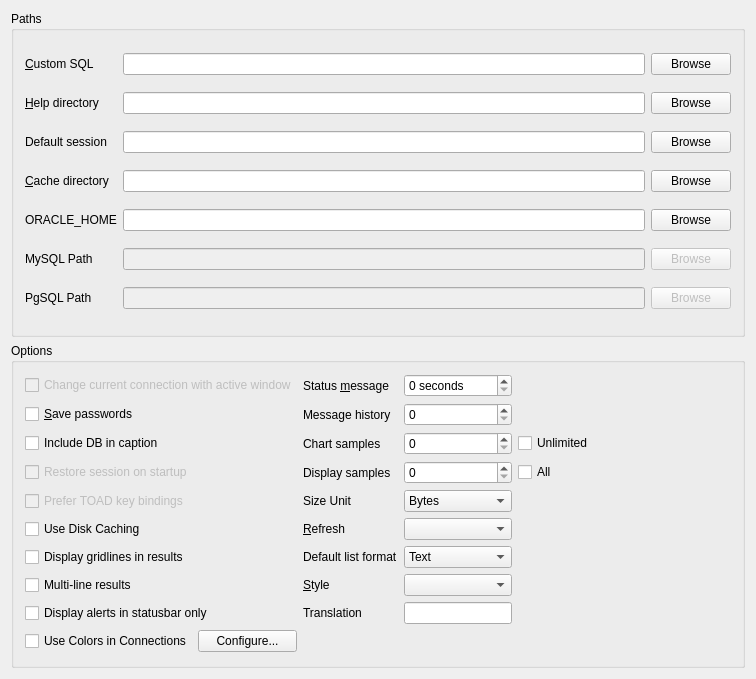
<?xml version="1.0" encoding="UTF-8"?>
<ui version="4.0">
 <class>toGlobalSettingUI</class>
 <widget class="QWidget" name="toGlobalSettingUI">
  <property name="geometry">
   <rect>
    <x>0</x>
    <y>0</y>
    <width>756</width>
    <height>679</height>
   </rect>
  </property>
  <property name="windowTitle">
   <string>toGlobalSettingUI</string>
  </property>
  <layout class="QGridLayout" name="gridLayout1">
   <item row="0" column="0">
    <widget class="QGroupBox" name="GroupBox2">
     <property name="title">
      <string>Paths</string>
     </property>
     <layout class="QGridLayout" name="gridLayout2">
      <property name="margin">
       <number>11</number>
      </property>
      <property name="spacing">
       <number>6</number>
      </property>
      <item row="6" column="1">
       <widget class="QLineEdit" name="MysqlHome">
        <property name="enabled">
         <bool>false</bool>
        </property>
       </widget>
      </item>
      <item row="7" column="1">
       <widget class="QLineEdit" name="PgsqlHome">
        <property name="enabled">
         <bool>false</bool>
        </property>
       </widget>
      </item>
      <item row="6" column="2">
       <widget class="QPushButton" name="MySQLHomeBrowse">
        <property name="enabled">
         <bool>false</bool>
        </property>
        <property name="text">
         <string>Browse</string>
        </property>
       </widget>
      </item>
      <item row="0" column="0">
       <widget class="QLabel" name="TextLabel5">
        <property name="text">
         <string>&amp;Custom SQL</string>
        </property>
        <property name="wordWrap">
         <bool>false</bool>
        </property>
        <property name="buddy">
         <cstring>CustomSQL</cstring>
        </property>
       </widget>
      </item>
      <item row="0" column="2">
       <widget class="QPushButton" name="SQLBrowse">
        <property name="text">
         <string>Browse</string>
        </property>
       </widget>
      </item>
      <item row="5" column="1">
       <widget class="QLineEdit" name="OracleHome"/>
      </item>
      <item row="0" column="1">
       <widget class="QLineEdit" name="CustomSQL"/>
      </item>
      <item row="4" column="2">
       <widget class="QPushButton" name="CacheBrowse">
        <property name="text">
         <string>Browse</string>
        </property>
       </widget>
      </item>
      <item row="4" column="1">
       <widget class="QLineEdit" name="CacheDir"/>
      </item>
      <item row="4" column="0">
       <widget class="QLabel" name="CacheLabel">
        <property name="toolTip">
         <string>Directory where to place cached dataaseinformation.</string>
        </property>
        <property name="text">
         <string>&amp;Cache directory</string>
        </property>
        <property name="wordWrap">
         <bool>false</bool>
        </property>
        <property name="buddy">
         <cstring>CacheDir</cstring>
        </property>
       </widget>
      </item>
      <item row="1" column="0">
       <widget class="QLabel" name="PluginLabel_2">
        <property name="toolTip">
         <string>Directory where to find help files.</string>
        </property>
        <property name="text">
         <string>&amp;Help directory</string>
        </property>
        <property name="wordWrap">
         <bool>false</bool>
        </property>
        <property name="buddy">
         <cstring>HelpDirectory</cstring>
        </property>
       </widget>
      </item>
      <item row="1" column="1">
       <widget class="QLineEdit" name="HelpDirectory"/>
      </item>
      <item row="1" column="2">
       <widget class="QPushButton" name="HelpBrowse">
        <property name="text">
         <string>Browse</string>
        </property>
       </widget>
      </item>
      <item row="2" column="0">
       <widget class="QLabel" name="PluginLabel_2_2">
        <property name="toolTip">
         <string>Default session to use when saving a session.</string>
        </property>
        <property name="text">
         <string>Default session</string>
        </property>
        <property name="wordWrap">
         <bool>false</bool>
        </property>
        <property name="buddy">
         <cstring>DefaultSession</cstring>
        </property>
       </widget>
      </item>
      <item row="2" column="1">
       <widget class="QLineEdit" name="DefaultSession"/>
      </item>
      <item row="2" column="2">
       <widget class="QPushButton" name="HelpBrowse_2">
        <property name="text">
         <string>Browse</string>
        </property>
       </widget>
      </item>
      <item row="5" column="2">
       <widget class="QPushButton" name="OracleHomeBrowse">
        <property name="text">
         <string>Browse</string>
        </property>
       </widget>
      </item>
      <item row="7" column="2">
       <widget class="QPushButton" name="PgSQLHomeBrowse">
        <property name="enabled">
         <bool>false</bool>
        </property>
        <property name="text">
         <string>Browse</string>
        </property>
       </widget>
      </item>
      <item row="5" column="0">
       <widget class="QLabel" name="label_3">
        <property name="toolTip">
         <string>Oracle client installation directory
Also applies for Oracle Instant Client</string>
        </property>
        <property name="whatsThis">
         <string/>
        </property>
        <property name="text">
         <string>ORACLE_HOME</string>
        </property>
        <property name="buddy">
         <cstring>OracleHome</cstring>
        </property>
       </widget>
      </item>
      <item row="7" column="0">
       <widget class="QLabel" name="label_4">
        <property name="toolTip">
         <string>Directory where PgSQL client is installed
(should have subdirs &quot;lib&quot; and &quot;bin&quot;)

Tora searches for:
bin\ssleay32.dll
lib\libpq.dll</string>
        </property>
        <property name="text">
         <string>PgSQL Path</string>
        </property>
        <property name="buddy">
         <cstring>PgsqlHome</cstring>
        </property>
       </widget>
      </item>
      <item row="6" column="0">
       <widget class="QLabel" name="label_5">
        <property name="toolTip">
         <string>Directory where MySQL client is installed
(should have subdir &quot;lib&quot;)</string>
        </property>
        <property name="whatsThis">
         <string/>
        </property>
        <property name="text">
         <string>MySQL Path</string>
        </property>
        <property name="buddy">
         <cstring>MysqlHome</cstring>
        </property>
       </widget>
      </item>
     </layout>
    </widget>
   </item>
   <item row="1" column="0">
    <widget class="QGroupBox" name="OptionGroup">
     <property name="title">
      <string>Options</string>
     </property>
     <layout class="QGridLayout" name="gridLayout">
      <item row="6" column="2">
       <widget class="QComboBox" name="DefaultFormat">
        <item>
         <property name="text">
          <string>Text</string>
         </property>
        </item>
        <item>
         <property name="text">
          <string>Tab delimited</string>
         </property>
        </item>
        <item>
         <property name="text">
          <string>CSV</string>
         </property>
        </item>
        <item>
         <property name="text">
          <string>HTML</string>
         </property>
        </item>
       </widget>
      </item>
      <item row="6" column="1">
       <widget class="QLabel" name="TextLabel2">
        <property name="text">
         <string>Default list format</string>
        </property>
        <property name="wordWrap">
         <bool>false</bool>
        </property>
        <property name="buddy">
         <cstring>DefaultFormat</cstring>
        </property>
       </widget>
      </item>
      <item row="0" column="1">
       <widget class="QLabel" name="StatusLabel">
        <property name="toolTip">
         <string>The time in seconds temporary messages will be displayed in the status bar. 0 means keep.</string>
        </property>
        <property name="text">
         <string>Status &amp;message</string>
        </property>
        <property name="wordWrap">
         <bool>false</bool>
        </property>
        <property name="buddy">
         <cstring>StatusMessage</cstring>
        </property>
       </widget>
      </item>
      <item row="1" column="1">
       <widget class="QLabel" name="TextLabel3_2">
        <property name="toolTip">
         <string>Number of status messages to save in the message history.</string>
        </property>
        <property name="text">
         <string>Message history</string>
        </property>
        <property name="wordWrap">
         <bool>false</bool>
        </property>
        <property name="buddy">
         <cstring>HistorySize</cstring>
        </property>
       </widget>
      </item>
      <item row="5" column="1">
       <widget class="QLabel" name="RefreshLabel">
        <property name="toolTip">
         <string>Default refreshtime in tools.</string>
        </property>
        <property name="text">
         <string>&amp;Refresh</string>
        </property>
        <property name="wordWrap">
         <bool>false</bool>
        </property>
        <property name="buddy">
         <cstring>Refresh</cstring>
        </property>
       </widget>
      </item>
      <item row="2" column="0">
       <widget class="QCheckBox" name="IncludeDbCaption">
        <property name="toolTip">
         <string>Include database connection in window captions</string>
        </property>
        <property name="text">
         <string>Include DB in caption</string>
        </property>
       </widget>
      </item>
      <item row="1" column="0">
       <widget class="QCheckBox" name="SavePassword">
        <property name="toolTip">
         <string>Remember the last password you used to connect.
Will leave the password unencrypted in the config file.</string>
        </property>
        <property name="text">
         <string>&amp;Save passwords</string>
        </property>
        <property name="shortcut">
         <string>Alt+S</string>
        </property>
       </widget>
      </item>
      <item row="0" column="0">
       <widget class="QCheckBox" name="ChangeConnection">
        <property name="enabled">
         <bool>false</bool>
        </property>
        <property name="toolTip">
         <string>Change currently select connection to the connection of the new active window</string>
        </property>
        <property name="text">
         <string>Change current connection with active window</string>
        </property>
       </widget>
      </item>
      <item row="9" column="0">
       <layout class="QHBoxLayout" name="horizontalLayout">
        <item>
         <widget class="QCheckBox" name="ColorizedConnections">
          <property name="toolTip">
           <string>Show color icons for session recognition in connection GUI widgets</string>
          </property>
          <property name="text">
           <string>Use Colors in Connections</string>
          </property>
         </widget>
        </item>
        <item>
         <widget class="QPushButton" name="ColorizedConnectionsConfigure">
          <property name="text">
           <string>Configure...</string>
          </property>
         </widget>
        </item>
       </layout>
      </item>
      <item row="3" column="0">
       <widget class="QCheckBox" name="RestoreSession">
        <property name="enabled">
         <bool>false</bool>
        </property>
        <property name="text">
         <string>Restore session on startup</string>
        </property>
       </widget>
      </item>
      <item row="4" column="0">
       <widget class="QCheckBox" name="ToadBindings">
        <property name="enabled">
         <bool>false</bool>
        </property>
        <property name="toolTip">
         <string>Use TOAD keybindings instead of classic TOra.</string>
        </property>
        <property name="text">
         <string>Prefer TOAD key bindings</string>
        </property>
       </widget>
      </item>
      <item row="6" column="0">
       <widget class="QCheckBox" name="DisplayGridlines">
        <property name="toolTip">
         <string>Show grid lines in output results table.</string>
        </property>
        <property name="text">
         <string>Display gridlines in results</string>
        </property>
       </widget>
      </item>
      <item row="5" column="0">
       <widget class="QCheckBox" name="CacheDisk">
        <property name="toolTip">
         <string>Use Disk Caching of ObjectLists and Synonyms</string>
        </property>
        <property name="text">
         <string>Use Disk Caching</string>
        </property>
       </widget>
      </item>
      <item row="7" column="0">
       <widget class="QCheckBox" name="MultiLineResults">
        <property name="text">
         <string>Multi-line results</string>
        </property>
       </widget>
      </item>
      <item row="8" column="0">
       <widget class="QCheckBox" name="MessageStatusbar">
        <property name="toolTip">
         <string>Display alerts in messagebar instead of poping up a dialog with a warning.</string>
        </property>
        <property name="text">
         <string>Display alerts in statusbar only</string>
        </property>
       </widget>
      </item>
      <item row="3" column="1">
       <widget class="QLabel" name="TextLabel3_2_3_2">
        <property name="toolTip">
         <string>Number of samples to display in line and barcharts by default.</string>
        </property>
        <property name="text">
         <string>Display samples</string>
        </property>
        <property name="wordWrap">
         <bool>false</bool>
        </property>
        <property name="buddy">
         <cstring>DisplaySamples</cstring>
        </property>
       </widget>
      </item>
      <item row="2" column="3">
       <widget class="QCheckBox" name="UnlimitedSamples">
        <property name="toolTip">
         <string>Save unlimited number of samples. Can consume large amounts of memory.</string>
        </property>
        <property name="text">
         <string>Unlimited</string>
        </property>
       </widget>
      </item>
      <item row="2" column="1">
       <widget class="QLabel" name="TextLabel3_2_3">
        <property name="toolTip">
         <string>Number of samples to keep in line and barcharts by default.</string>
        </property>
        <property name="text">
         <string>Chart samples</string>
        </property>
        <property name="wordWrap">
         <bool>false</bool>
        </property>
        <property name="buddy">
         <cstring>ChartSamples</cstring>
        </property>
       </widget>
      </item>
      <item row="4" column="1">
       <widget class="QLabel" name="SizeLabel">
        <property name="toolTip">
         <string>Define the unit sizes should be displayed.</string>
        </property>
        <property name="text">
         <string>Size Unit</string>
        </property>
        <property name="wordWrap">
         <bool>false</bool>
        </property>
        <property name="buddy">
         <cstring>SizeUnit</cstring>
        </property>
       </widget>
      </item>
      <item row="7" column="2">
       <widget class="QComboBox" name="Style"/>
      </item>
      <item row="7" column="1">
       <widget class="QLabel" name="StyleLabel">
        <property name="toolTip">
         <string>The style to use for the user interface.</string>
        </property>
        <property name="text">
         <string>&amp;Style</string>
        </property>
        <property name="wordWrap">
         <bool>false</bool>
        </property>
        <property name="buddy">
         <cstring>Style</cstring>
        </property>
       </widget>
      </item>
      <item row="0" column="2">
       <widget class="QSpinBox" name="StatusMessage">
        <property name="suffix">
         <string> seconds</string>
        </property>
       </widget>
      </item>
      <item row="5" column="2">
       <widget class="QComboBox" name="Refresh"/>
      </item>
      <item row="3" column="2">
       <widget class="QSpinBox" name="DisplaySamples">
        <property name="suffix">
         <string/>
        </property>
        <property name="maximum">
         <number>1000</number>
        </property>
       </widget>
      </item>
      <item row="2" column="2">
       <widget class="QSpinBox" name="ChartSamples">
        <property name="suffix">
         <string/>
        </property>
        <property name="maximum">
         <number>1000</number>
        </property>
       </widget>
      </item>
      <item row="4" column="2">
       <widget class="QComboBox" name="SizeUnit">
        <item>
         <property name="text">
          <string>Bytes</string>
         </property>
        </item>
        <item>
         <property name="text">
          <string>KB</string>
         </property>
        </item>
        <item>
         <property name="text">
          <string>MB</string>
         </property>
        </item>
       </widget>
      </item>
      <item row="8" column="2">
       <widget class="QLineEdit" name="Translation">
        <property name="sizePolicy">
         <sizepolicy hsizetype="Fixed" vsizetype="Fixed">
          <horstretch>0</horstretch>
          <verstretch>0</verstretch>
         </sizepolicy>
        </property>
       </widget>
      </item>
      <item row="8" column="1">
       <widget class="QLabel" name="LocaleLabel">
        <property name="sizePolicy">
         <sizepolicy hsizetype="Fixed" vsizetype="Fixed">
          <horstretch>0</horstretch>
          <verstretch>0</verstretch>
         </sizepolicy>
        </property>
        <property name="toolTip">
         <string>Which translation locale to use for this program. Must restart to have effect.</string>
        </property>
        <property name="text">
         <string>Translation</string>
        </property>
        <property name="wordWrap">
         <bool>false</bool>
        </property>
        <property name="buddy">
         <cstring>Translation</cstring>
        </property>
       </widget>
      </item>
      <item row="1" column="2">
       <widget class="QSpinBox" name="HistorySize">
        <property name="suffix">
         <string/>
        </property>
        <property name="maximum">
         <number>1000</number>
        </property>
       </widget>
      </item>
      <item row="3" column="3">
       <widget class="QCheckBox" name="AllSamples">
        <property name="toolTip">
         <string>Display all available samples</string>
        </property>
        <property name="text">
         <string>All</string>
        </property>
       </widget>
      </item>
     </layout>
    </widget>
   </item>
  </layout>
 </widget>
 <layoutdefault spacing="6" margin="11"/>
 <tabstops>
  <tabstop>CustomSQL</tabstop>
  <tabstop>SQLBrowse</tabstop>
  <tabstop>HelpDirectory</tabstop>
  <tabstop>HelpBrowse</tabstop>
  <tabstop>DefaultSession</tabstop>
  <tabstop>HelpBrowse_2</tabstop>
  <tabstop>CacheDir</tabstop>
  <tabstop>CacheBrowse</tabstop>
  <tabstop>OracleHome</tabstop>
  <tabstop>OracleHomeBrowse</tabstop>
  <tabstop>MysqlHome</tabstop>
  <tabstop>MySQLHomeBrowse</tabstop>
  <tabstop>PgsqlHome</tabstop>
  <tabstop>PgSQLHomeBrowse</tabstop>
  <tabstop>ChangeConnection</tabstop>
  <tabstop>SavePassword</tabstop>
  <tabstop>IncludeDbCaption</tabstop>
  <tabstop>RestoreSession</tabstop>
  <tabstop>ToadBindings</tabstop>
  <tabstop>CacheDisk</tabstop>
  <tabstop>DisplayGridlines</tabstop>
  <tabstop>ColorizedConnections</tabstop>
  <tabstop>ColorizedConnectionsConfigure</tabstop>
 </tabstops>
 <resources/>
 <connections>
  <connection>
   <sender>CacheBrowse</sender>
   <signal>clicked()</signal>
   <receiver>toGlobalSettingUI</receiver>
   <slot>cacheBrowse()</slot>
   <hints>
    <hint type="sourcelabel">
     <x>669</x>
     <y>148</y>
    </hint>
    <hint type="destinationlabel">
     <x>20</x>
     <y>20</y>
    </hint>
   </hints>
  </connection>
  <connection>
   <sender>SQLBrowse</sender>
   <signal>clicked()</signal>
   <receiver>toGlobalSettingUI</receiver>
   <slot>sqlBrowse()</slot>
   <hints>
    <hint type="sourcelabel">
     <x>734</x>
     <y>65</y>
    </hint>
    <hint type="destinationlabel">
     <x>20</x>
     <y>20</y>
    </hint>
   </hints>
  </connection>
  <connection>
   <sender>HelpBrowse</sender>
   <signal>clicked()</signal>
   <receiver>toGlobalSettingUI</receiver>
   <slot>helpBrowse()</slot>
   <hints>
    <hint type="sourcelabel">
     <x>734</x>
     <y>101</y>
    </hint>
    <hint type="destinationlabel">
     <x>20</x>
     <y>20</y>
    </hint>
   </hints>
  </connection>
  <connection>
   <sender>HelpBrowse_2</sender>
   <signal>clicked()</signal>
   <receiver>toGlobalSettingUI</receiver>
   <slot>sessionBrowse()</slot>
   <hints>
    <hint type="sourcelabel">
     <x>734</x>
     <y>137</y>
    </hint>
    <hint type="destinationlabel">
     <x>20</x>
     <y>20</y>
    </hint>
   </hints>
  </connection>
  <connection>
   <sender>UnlimitedSamples</sender>
   <signal>toggled(bool)</signal>
   <receiver>ChartSamples</receiver>
   <slot>setDisabled(bool)</slot>
   <hints>
    <hint type="sourcelabel">
     <x>736</x>
     <y>422</y>
    </hint>
    <hint type="destinationlabel">
     <x>634</x>
     <y>425</y>
    </hint>
   </hints>
  </connection>
  <connection>
   <sender>AllSamples</sender>
   <signal>toggled(bool)</signal>
   <receiver>DisplaySamples</receiver>
   <slot>setDisabled(bool)</slot>
   <hints>
    <hint type="sourcelabel">
     <x>736</x>
     <y>455</y>
    </hint>
    <hint type="destinationlabel">
     <x>634</x>
     <y>458</y>
    </hint>
   </hints>
  </connection>
  <connection>
   <sender>OracleHomeBrowse</sender>
   <signal>clicked()</signal>
   <receiver>toGlobalSettingUI</receiver>
   <slot>oracleBrowse()</slot>
   <hints>
    <hint type="sourcelabel">
     <x>734</x>
     <y>209</y>
    </hint>
    <hint type="destinationlabel">
     <x>345</x>
     <y>320</y>
    </hint>
   </hints>
  </connection>
  <connection>
   <sender>MySQLHomeBrowse</sender>
   <signal>clicked()</signal>
   <receiver>toGlobalSettingUI</receiver>
   <slot>mysqlBrowse()</slot>
   <hints>
    <hint type="sourcelabel">
     <x>734</x>
     <y>245</y>
    </hint>
    <hint type="destinationlabel">
     <x>345</x>
     <y>320</y>
    </hint>
   </hints>
  </connection>
  <connection>
   <sender>PgSQLHomeBrowse</sender>
   <signal>clicked()</signal>
   <receiver>toGlobalSettingUI</receiver>
   <slot>pqsqlBrowse()</slot>
   <hints>
    <hint type="sourcelabel">
     <x>734</x>
     <y>281</y>
    </hint>
    <hint type="destinationlabel">
     <x>345</x>
     <y>320</y>
    </hint>
   </hints>
  </connection>
 </connections>
</ui>
